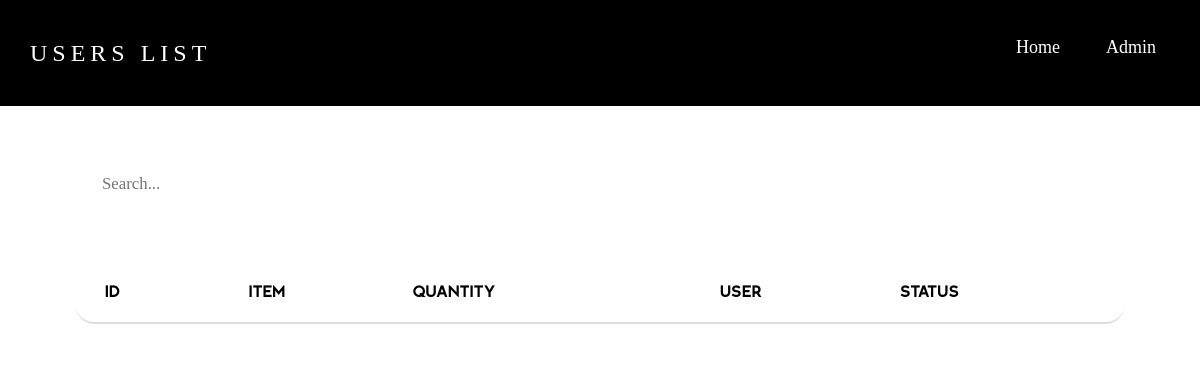
/pages/admin/ordersList.php (signed in), run on an earlier commit of the app's database.
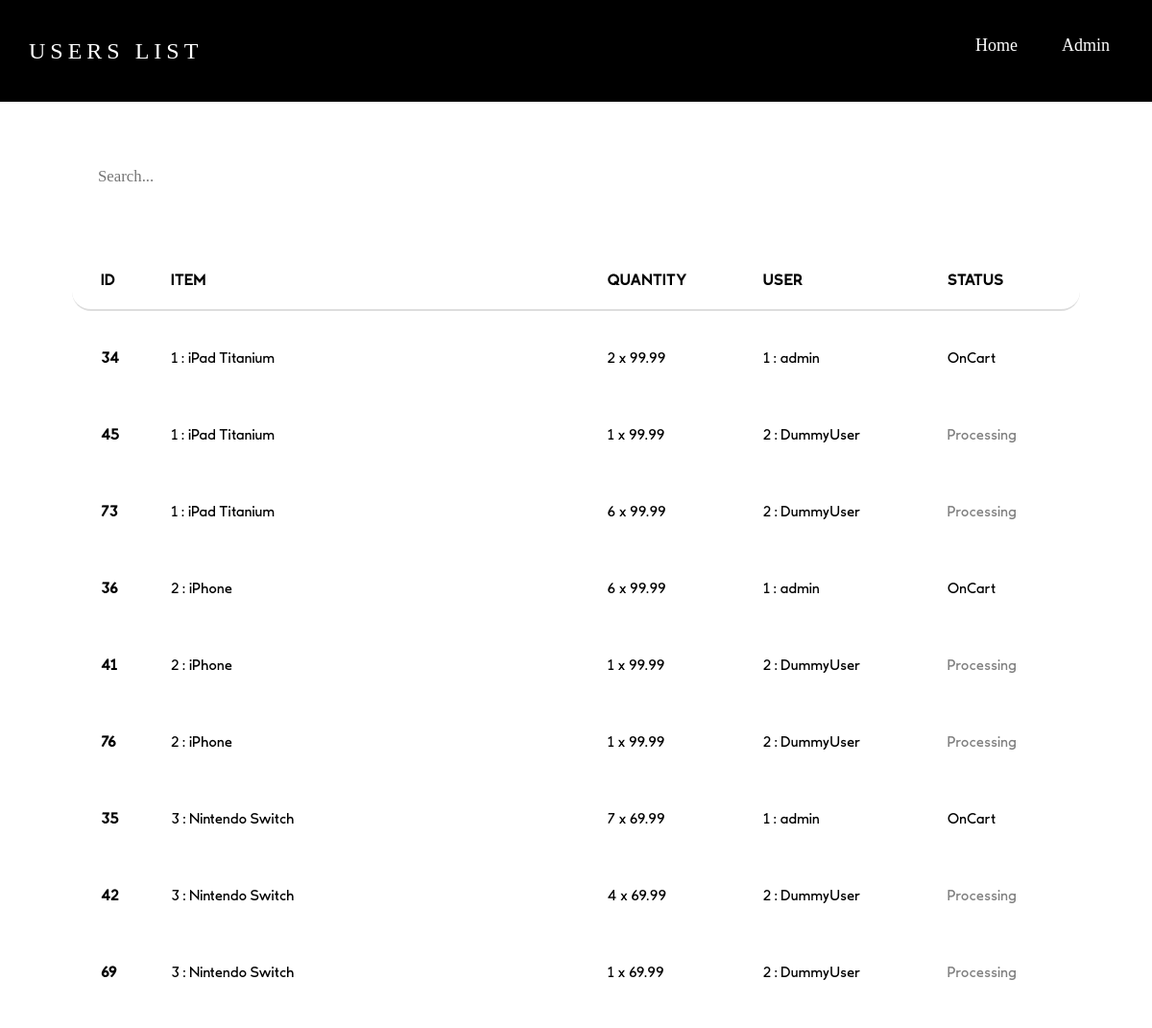
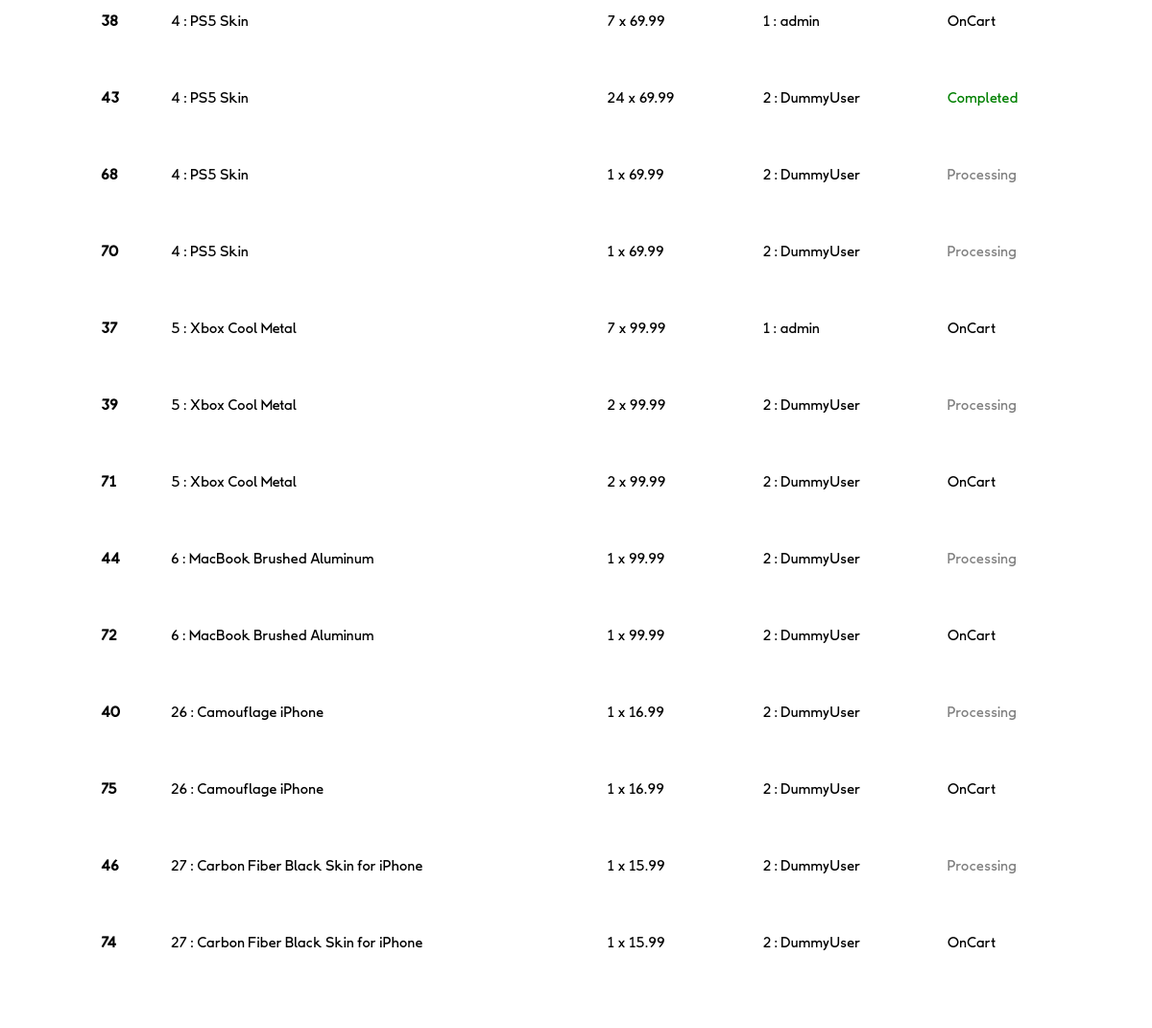
And on a later commit of the database (2 pictures, top to bottom).
### tables this page shows
CREATE TABLE `orders` (
  `order_id` int(11) NOT NULL,
  `product_id` int(11) NOT NULL,
  `quantity` int(11) NOT NULL,
  `user_id` int(11) NOT NULL,
  `status` enum('OnCart','Cancelled','Delivered','InTransit','PickUpAvailable','OrderProblem','Processing','Returned','Completed') NOT NULL DEFAULT 'OnCart'
);

CREATE TABLE `products` (
  `product_id` int(11) NOT NULL,
  `itemName` varchar(255) NOT NULL,
  `brand_model` varchar(255) DEFAULT NULL,
  `imagePath` varchar(255) NOT NULL,
  `product_type` enum('Set Product Type','Phone','Case','Peripheral','Console','Mousepad','Tablet','Laptop','Personal Computer') DEFAULT NULL,
  `description` text NOT NULL,
  `price` decimal(10,2) NOT NULL,
  `stock` int(11) NOT NULL
);

CREATE TABLE `profile` (
  `user_id` int(11) NOT NULL,
  `username` varchar(50) NOT NULL,
  `password` varchar(200) NOT NULL,
  `firstName` varchar(200) NOT NULL,
  `lastName` varchar(200) NOT NULL,
  `email` varchar(200) NOT NULL,
  `mobile` varchar(200) NOT NULL,
  `address` varchar(200) NOT NULL,
  `role` enum('user','admin') NOT NULL DEFAULT 'user'
);

### pages/admin/ordersList.php (the view, shortened to what this page needs)
<?php
$servername = "localhost";
$username = "root";
$password = "";
$database = "onlinestore";
$conn = mysqli_connect($servername, $username, $password, $database);
$sql = 'SELECT orders.order_id, orders.product_id, orders.quantity, products.itemName, products.price, profile.user_id, profile.username, orders.status
FROM orders
INNER JOIN products ON orders.product_id = products.product_id
INNER JOIN profile ON orders.user_id = profile.user_id';
$results = mysqli_query($conn, $sql);
?>
<!DOCTYPE html>
<html lang="en">
<head>
    <link rel="stylesheet" href="../../css/style.css">
    <link rel="stylesheet" href="https://maxcdn.bootstrapcdn.com/bootstrap/3.4.1/css/bootstrap.min.css">
</head>
<body class="stillBackground">
    <nav class="navigationbar sticky">
        <div class="logo"><a href="#">USERS LIST</a></div>
        <ul class="nav-links">
            <div class="menu">
                <li><a href="../../index.php">Home</a></li>
                <li><a href="admin.php">Admin</a></li>
            </div>
        </ul>
    </nav>
    <div class="products">
        <form>
            <input id="search" type="text" autocomplete="off" placeholder="Search...">
        </form>
        <div class="container table-responsive py-5" style="color: black; font-family: LaachirDeeper !important;font-size: larger; width: 100%;">
            <table class="myTable table">
                <thead style="height: 60px;">
                    <tr style="letter-spacing: 1px;">
                        <th scope="col">ID</th>
                        <th scope="col">ITEM</th>
                        <th scope="col">QUANTITY</th>
                        <th scope="col">USER</th>
                        <th scope="col">STATUS</th>
                    </tr>
                </thead>
                <tbody>
                    <?php
                    foreach ($results as $result) { ?>
                        <tr class="cardHolder" style="height: 60px;">
                            <th scope="row" ><?php echo htmlspecialchars($result['order_id']) ?></th>
                            <td class="name"><?php echo htmlspecialchars($result['product_id']." : ".$result['itemName']) ?></td>
                            <td ><?php echo htmlspecialchars($result['quantity']." x ".$result['price']) ?></td>
                            <td class="description"><?php echo htmlspecialchars($result['user_id']." : ".$result['username']) ?></td>
                            <td class="alt">
                                <?php
                                    $status = htmlspecialchars($result['status']);
                                    $color = "";
                                    switch ($status) {
                                        case "OnCart":
                                            $color = "black";
                                            break;
                                        case "Completed":
                                            $color = "green";
                                            break;
                                        case "Processing":
                                            $color = "gray";
                                            break;
                                    }
                                    echo "<span style='color: $color;'>$status</span>";
                                ?>
                            </td>
                        </tr>
                    <?php }
                    ?>
                </tbody>
            </table>
        </div>
    </div>
</body>
</html>

What changed in the data, as far as the page shows it:
added orders: order_id "34", product.itemName "1 : iPad Titanium", quantity.price "2 x 99.99", user.username "1 : admin", status "OnCart"
added orders: order_id "45", product.itemName "1 : iPad Titanium", quantity.price "1 x 99.99", user.username "2 : DummyUser", status "Processing"
added orders: order_id "73", product.itemName "1 : iPad Titanium", quantity.price "6 x 99.99", user.username "2 : DummyUser", status "Processing"
added orders: order_id "36", product.itemName "2 : iPhone", quantity.price "6 x 99.99", user.username "1 : admin", status "OnCart"
added orders: order_id "41", product.itemName "2 : iPhone", quantity.price "1 x 99.99", user.username "2 : DummyUser", status "Processing"
added orders: order_id "76", product.itemName "2 : iPhone", quantity.price "1 x 99.99", user.username "2 : DummyUser", status "Processing"
added orders: order_id "35", product.itemName "3 : Nintendo Switch", quantity.price "7 x 69.99", user.username "1 : admin", status "OnCart"
added orders: order_id "42", product.itemName "3 : Nintendo Switch", quantity.price "4 x 69.99", user.username "2 : DummyUser", status "Processing"
added orders: order_id "69", product.itemName "3 : Nintendo Switch", quantity.price "1 x 69.99", user.username "2 : DummyUser", status "Processing"
added orders: order_id "38", product.itemName "4 : PS5 Skin", quantity.price "7 x 69.99", user.username "1 : admin", status "OnCart"
added orders: order_id "43", product.itemName "4 : PS5 Skin", quantity.price "24 x 69.99", user.username "2 : DummyUser", status "Completed"
added orders: order_id "68", product.itemName "4 : PS5 Skin", quantity.price "1 x 69.99", user.username "2 : DummyUser", status "Processing"
added orders: order_id "70", product.itemName "4 : PS5 Skin", quantity.price "1 x 69.99", user.username "2 : DummyUser", status "Processing"
added orders: order_id "37", product.itemName "5 : Xbox Cool Metal", quantity.price "7 x 99.99", user.username "1 : admin", status "OnCart"
added orders: order_id "39", product.itemName "5 : Xbox Cool Metal", quantity.price "2 x 99.99", user.username "2 : DummyUser", status "Processing"
added orders: order_id "71", product.itemName "5 : Xbox Cool Metal", quantity.price "2 x 99.99", user.username "2 : DummyUser", status "OnCart"
added orders: order_id "44", product.itemName "6 : MacBook Brushed Aluminum", quantity.price "1 x 99.99", user.username "2 : DummyUser", status "Processing"
added orders: order_id "72", product.itemName "6 : MacBook Brushed Aluminum", quantity.price "1 x 99.99", user.username "2 : DummyUser", status "OnCart"
added orders: order_id "40", product.itemName "26 : Camouflage iPhone", quantity.price "1 x 16.99", user.username "2 : DummyUser", status "Processing"
added orders: order_id "75", product.itemName "26 : Camouflage iPhone", quantity.price "1 x 16.99", user.username "2 : DummyUser", status "OnCart"
added orders: order_id "46", product.itemName "27 : Carbon Fiber Black Skin for iPhone", quantity.price "1 x 15.99", user.username "2 : DummyUser", status "Processing"
added orders: order_id "74", product.itemName "27 : Carbon Fiber Black Skin for iPhone", quantity.price "1 x 15.99", user.username "2 : DummyUser", status "OnCart"
